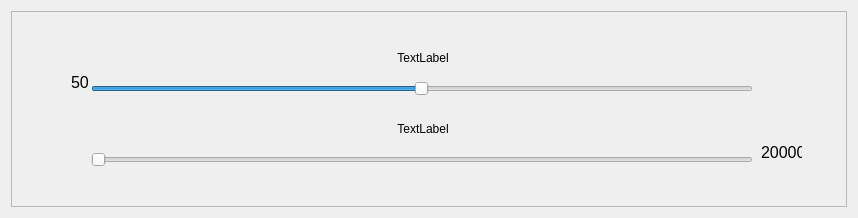
<?xml version="1.0" encoding="UTF-8"?>
<ui version="4.0">
 <class>widget</class>
 <widget class="QWidget" name="widget">
  <property name="enabled">
   <bool>true</bool>
  </property>
  <property name="geometry">
   <rect>
    <x>0</x>
    <y>0</y>
    <width>858</width>
    <height>218</height>
   </rect>
  </property>
  <property name="windowTitle">
   <string>Change Square</string>
  </property>
  <layout class="QHBoxLayout" name="horizontalLayout">
   <item>
    <widget class="QFrame" name="frame">
     <property name="frameShape">
      <enum>QFrame::StyledPanel</enum>
     </property>
     <property name="frameShadow">
      <enum>QFrame::Raised</enum>
     </property>
     <widget class="QLabel" name="max_high_limit">
      <property name="geometry">
       <rect>
        <x>750</x>
        <y>130</y>
        <width>41</width>
        <height>22</height>
       </rect>
      </property>
      <property name="font">
       <font>
        <pointsize>12</pointsize>
       </font>
      </property>
      <property name="text">
       <string>200000</string>
      </property>
     </widget>
     <widget class="QLabel" name="min_low_limit">
      <property name="geometry">
       <rect>
        <x>60</x>
        <y>60</y>
        <width>31</width>
        <height>22</height>
       </rect>
      </property>
      <property name="font">
       <font>
        <pointsize>12</pointsize>
       </font>
      </property>
      <property name="text">
       <string>50</string>
      </property>
     </widget>
     <widget class="QWidget" name="layoutWidget">
      <property name="geometry">
       <rect>
        <x>80</x>
        <y>30</y>
        <width>664</width>
        <height>126</height>
       </rect>
      </property>
      <layout class="QVBoxLayout" name="verticalLayout">
       <item>
        <widget class="QLabel" name="low_limit_value">
         <property name="text">
          <string>TextLabel</string>
         </property>
         <property name="alignment">
          <set>Qt::AlignCenter</set>
         </property>
        </widget>
       </item>
       <item>
        <widget class="QSlider" name="low_limit_slider">
         <property name="sizePolicy">
          <sizepolicy hsizetype="MinimumExpanding" vsizetype="Fixed">
           <horstretch>45</horstretch>
           <verstretch>0</verstretch>
          </sizepolicy>
         </property>
         <property name="minimumSize">
          <size>
           <width>660</width>
           <height>0</height>
          </size>
         </property>
         <property name="maximumSize">
          <size>
           <width>662</width>
           <height>16777215</height>
          </size>
         </property>
         <property name="minimum">
          <number>50</number>
         </property>
         <property name="maximum">
          <number>20000</number>
         </property>
         <property name="value">
          <number>10000</number>
         </property>
         <property name="orientation">
          <enum>Qt::Horizontal</enum>
         </property>
        </widget>
       </item>
       <item>
        <spacer name="verticalSpacer">
         <property name="orientation">
          <enum>Qt::Vertical</enum>
         </property>
         <property name="sizeType">
          <enum>QSizePolicy::Fixed</enum>
         </property>
         <property name="sizeHint" stdset="0">
          <size>
           <width>10</width>
           <height>10</height>
          </size>
         </property>
        </spacer>
       </item>
       <item>
        <widget class="QLabel" name="high_limit_value">
         <property name="text">
          <string>TextLabel</string>
         </property>
         <property name="alignment">
          <set>Qt::AlignCenter</set>
         </property>
        </widget>
       </item>
       <item>
        <widget class="QSlider" name="high_limit_slider">
         <property name="sizePolicy">
          <sizepolicy hsizetype="MinimumExpanding" vsizetype="Fixed">
           <horstretch>0</horstretch>
           <verstretch>0</verstretch>
          </sizepolicy>
         </property>
         <property name="minimumSize">
          <size>
           <width>662</width>
           <height>0</height>
          </size>
         </property>
         <property name="maximumSize">
          <size>
           <width>662</width>
           <height>16777215</height>
          </size>
         </property>
         <property name="maximum">
          <number>500000</number>
         </property>
         <property name="orientation">
          <enum>Qt::Horizontal</enum>
         </property>
        </widget>
       </item>
      </layout>
     </widget>
    </widget>
   </item>
  </layout>
 </widget>
 <resources/>
 <connections/>
</ui>
